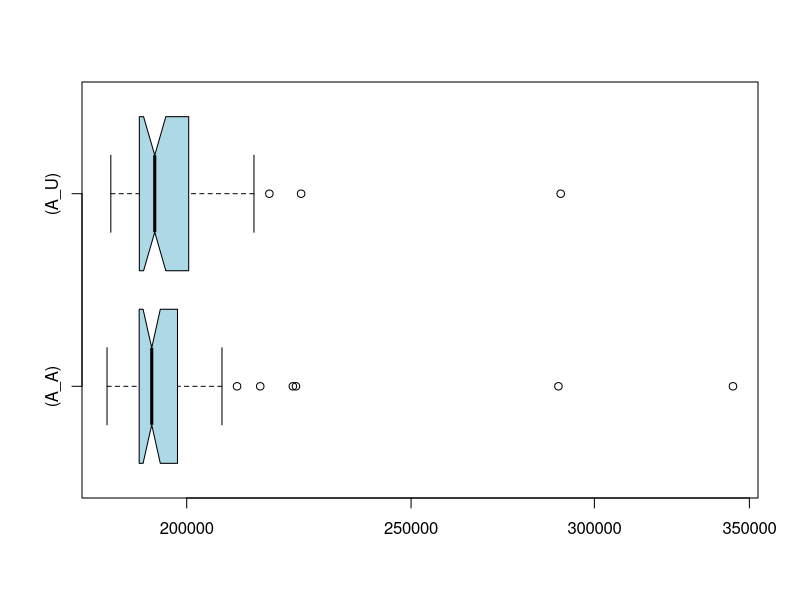

R code for this plot:
if (exists("A_A")) remove("A_A")
if (exists("A_U")) remove("A_U")
if (exists("C_A")) remove("C_A")
if (exists("C_U")) remove("C_U")
A_U<-c(212595,224099,187883,193900,193641,200026,185460,190352,189626,189403,199395,192332,197078,191462,193130,190636,188035,201166,195505,190537,190880,195277,186114,195335,203071,192163,193403,194387,204514,189882,193842,191255,190171,199505,193541,200392,190936,192760,206860,189575,195255,209990,213834,290112,217134,206716,191407,205397,195894,190793)
A_A<-c(344328,197993,190426,198173,192362,185658,186718,191271,196036,187023,198826,190764,191425,210271,190879,196122,222952,193387,184763,199250,207122,196028,190618,194007,193010,190851,196269,197851,190126,192648,222265,194383,191891,215171,189267,189921,207138,191292,193311,192146,187396,190124,206719,200205,289456,196133,189332,195128,191095,191876)
if (exists("A_U")) boxplot.stats(A_U)
if (exists("A_A")) boxplot.stats(A_A)
if (exists("C_U")) boxplot.stats(C_U)
if (exists("C_A")) boxplot.stats(C_A)
if (exists("A_U")) summary(A_U)
if (exists("A_A")) summary(A_A)
if (exists("C_U")) summary(C_U)
if (exists("C_A")) summary(C_A)
if (exists("A_U")) boxplot(A_A,A_U,col="lightblue",horizontal=TRUE,log="x",match=TRUE,names=c("(A_A)","(A_U)"),notch=TRUE)
if (exists("C_U")) boxplot(C_A,C_U,col="lightblue",horizontal=TRUE,log="x",match=TRUE,names=c("(C_A)","(C_U)"),notch=TRUE)
